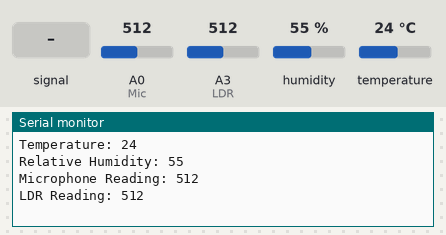
Bench run of a sketch on a simulated Arduino Uno, built with avr-gcc and run on an emulated ATmega328P. Shown: the last lines printed to the serial monitor. Inputs (shaded band) come from the test bench; at power-on: humidity 55 %, A0 (Mic) = 512, A3 (LDR) = 512, temperature 24 °C.

Above: at 5.9 s.
6.0 s: A0 (Mic) fed a 200 Hz sine of ±81 counts around its level
12.0 s: humidity set to 22 %
At 16.0 s:
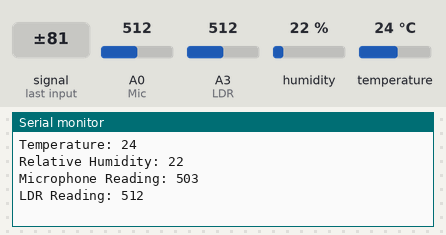
18.0 s: A0 (Mic) set to 716
At 20.8 s:
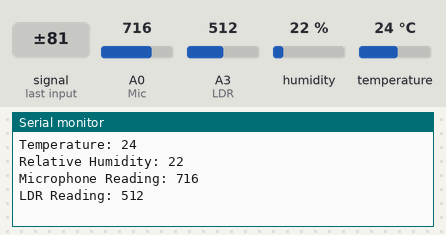
24.0 s: A3 (LDR) set to 716
At 26.8 s:
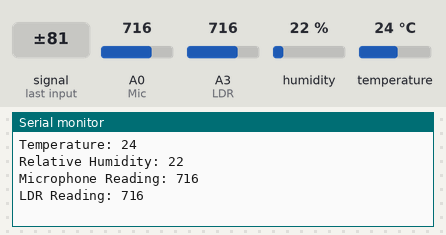
30.0 s: temperature set to 12 °C
36.0 s: A0 (Mic) fed a 1000 Hz sine of ±255 counts around its level
Timing chart, 0 to 39.0 s (numbered marks = the images above; inputs shaded):
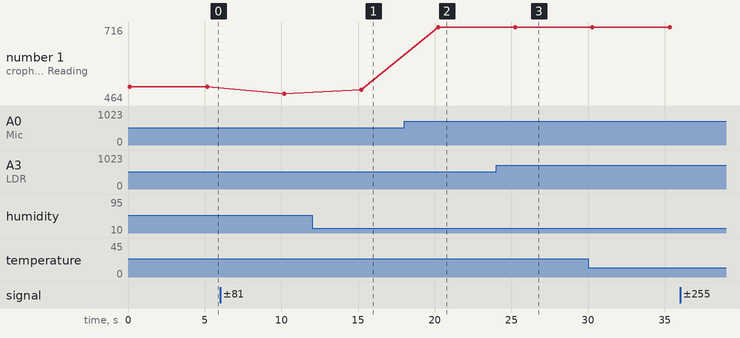

Measured:
- after the input at 12.0 s, the serial monitor: prints a new line after 3.2 s (image 1)
- after the input at 18.0 s, the serial monitor: prints a new line after 2.2 s (image 2)
- after the input at 24.0 s, the serial monitor: prints a new line after 1.3 s (image 3)
- plotted number 1: 512 → 488 after the input at 6.0 s, 503 → 716 after the input at 18.0 s, 716 → 464 after the input at 36.0 s

The sketch:

Sensor_Array_Module_Tester.ino
```cpp
// Short Circuits - Sensor Array - Module Test Script
// Thanks to those who wrote the libraries used in this sketch. Limor Fried, Tom Igoe, Tony DiCola

//  Adding libraries

//DHT

#include <Adafruit_Sensor.h> // includes Adafruit sensor library
#include <DHT.h> // includes DHT library
#include <DHT_U.h> // includes DHT_U library

//SD

#include <SPI.h> // includes SPI library
#include <SD.h> // includes SD library

// Declaring inputs and variables

//DHT11

#define DHTPIN 9     // Digital pin connected to the DHT sensor
#define DHTTYPE DHT11 // Indicate the sensor type: DHT11 or DHT22
DHT_Unified dht(DHTPIN, DHTTYPE); // sets the pin and type
int temp = 0; // variable to hold temperature data
int humid = 0; // variable to hold humidity data

//SD

const int chipSelect = 10; // can be any input pin
// MOSI (Dout) - defined in library as pin 11
// MISO (Din) - defined in library as pin 12
// CLK - defined in library as pin 13
Sd2Card card; // SD card library stuff
SdVolume volume; // SD card library stuff
SdFile root; // SD card library stuff

//Microphone

const int Mic = A0; // Sets the Microphone input pin to A0
int micReading = 0; // variable to hold microphone reading

//LDR

const int LDR = A3; // Sets the LDR input pin to A3
int lightReading = 0; // variable to hold LDR reading


void setup() {

Serial.begin(9600); // Initialise Serial Monitor
dht.begin(); // Initialise DHT Sensor

//SD Card test (Insert a FAT32 formatted, 32GB or less Micro SD)

Serial.print("\nInitializing SD card...");

  // we'll use the initialization code from the utility libraries
  // since we're just testing if the card is working!
  if (!card.init(SPI_HALF_SPEED, chipSelect)) {
    Serial.println("initialization failed.");
    Serial.println("Things to check:");
    Serial.println("* is a FAT32 card (32GB or less) inserted?");
    Serial.println("* are there any solder bridges on the SD card slot?");
    Serial.println("* did you change the chipSelect (CS) pin to match your wiring?");
    Serial.println(" ");
  } else {
    Serial.println("SD Card slot working correctly and a card is present.");
    Serial.println(" ");
  }

}

void loop() {

sensors_event_t event; // Prepares for the following events

dht.temperature().getEvent(&event); // Gets the temperature data from the DHT
temp = event.temperature; // Saves the temperature to a variable
Serial.print("Temperature: "); // Print to serial monitor
Serial.print(temp); // Print the temperature to serial monitor
Serial.println(" "); // Inserts an empty line and a space

dht.humidity().getEvent(&event); // Gets the relative humidity data from the DHT
humid = event.relative_humidity; // Saves the rh to a variable
Serial.print("Relative Humidity: "); // Print text to serial monitor
Serial.print(humid); // Print the rh to serial monitor
Serial.println(" "); // Inserts an empty line and a space

micReading = analogRead(Mic); // Saves the reading from the analog pin to a variable
Serial.print("Microphone Reading: "); // Print text to serial monitor
Serial.print(micReading); // Print the mic reading to serial monitor
Serial.println(" "); // Inserts an empty line and a space

lightReading = analogRead(LDR);  // Saves the reading from the analog pin to a variable
Serial.print("LDR Reading: "); // Print text to serial monitor
Serial.println(lightReading); // Print the light reading to serial monitor
Serial.println(" "); // Inserts an empty line and a space

delay(5000); // Delay for 5 seconds

}
```
